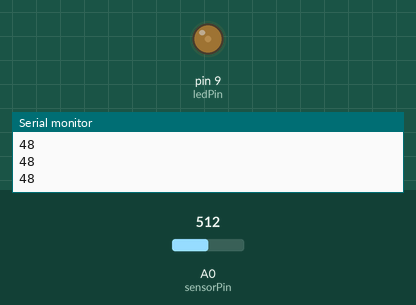
Bench run of a sketch on a simulated Arduino Uno, built with avr-gcc and run on an emulated ATmega328P. Shown: output pins drawn as LEDs (lit = HIGH), the last lines printed to the serial monitor. The inputs (shaded band) are chosen by the test bench; at power-on: A0 (sensorPin) = 512.

Above: at 1.2 s.
1.3 s: A0 (sensorPin) set to 716
At 2.5 s:
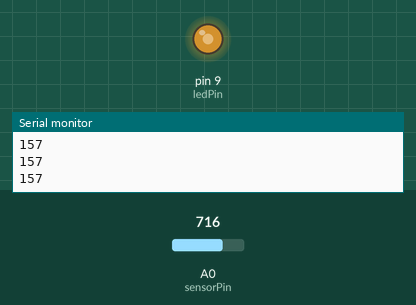
2.8 s: A0 (sensorPin) set to 900
At 3.7 s:
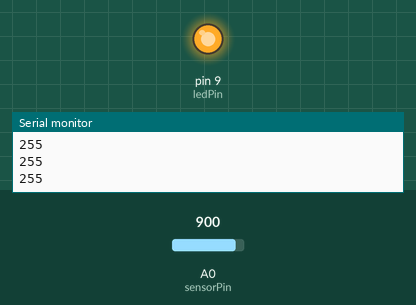
4.3 s: A0 (sensorPin) set to 511
At 4.9 s:
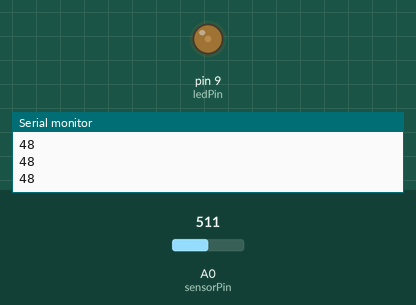
5.8 s: A0 (sensorPin) set to 306
At 7.2 s:
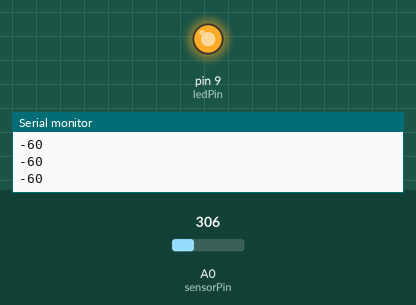
Timing chart, 0 to 8.3 s (numbered marks = the images above; inputs shaded):
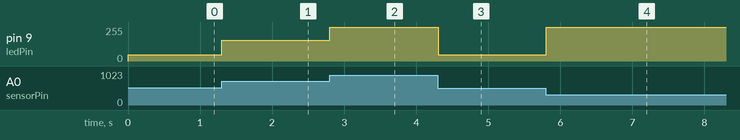

Measured:
- after the input at 1.3 s, pin 9 (ledPin): 48/255 → 157/255 at once
- after the input at 2.8 s, pin 9 (ledPin): 157/255 → 255/255 at once
- after the input at 4.3 s, pin 9 (ledPin): 255/255 → 48/255 at once
- after the input at 5.8 s, pin 9 (ledPin): 48/255 → 255/255 at once

The sketch:

mapSensor.ino
```cpp
const int sensorPin = A0; // constant for the input pin
const int ledPin = 9;  // constant for the output pin

int sensorVal = 0;  // variable to hold the value from the sensor

void setup() {
  // put your setup code here, to run once:
  pinMode(ledPin, OUTPUT); // make the led pin an output
  Serial.begin(9600);  // start serial communication
}

void loop() {
  // put your main code here, to run repeatedly:
  sensorVal = analogRead(sensorPin); // read the value of the sensor and store it in a variable
  sensorVal = map(sensorVal, 420, 900, 0, 255); // map the sensor's input to a useful range
  analogWrite(ledPin, sensorVal); // write the value to the LED
  delay(2); // pause to let the ADC settle
  Serial.println(sensorVal); // send the mapped value to the Serial monitor
}
```
